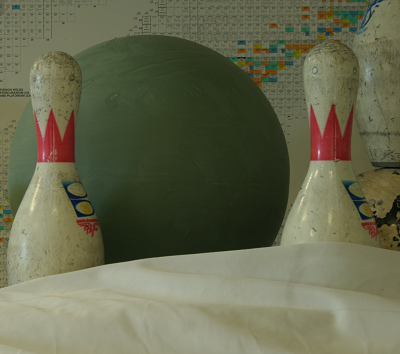
#> input picture stereo_match/a.png, 400 x 354 px
$ python ssd-stereo-match.py
#> lines starting #> are read from the running program, lines starting #| are printed output that depends on the picture
import cv2
import numpy as np

# @param first_img    the path of first image
# @param second_img   the path of second image
# @param kernel       the area of avaluation
# @param max_offset   the max offset
def ssd (first_img, second_img, kernel, max_offset):

    # load images
#> called with first_img = 'a.png', second_img = 'b.png', kernel = 3, max_offset = 30
    img1 = cv2.imread(first_img, 0)
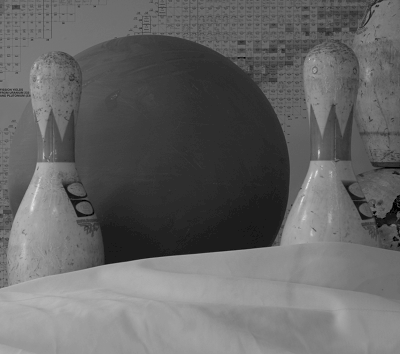
#> img1: shape (354, 400); min 0, max 240, mean 101.2
    img2 = cv2.imread(second_img, 0)
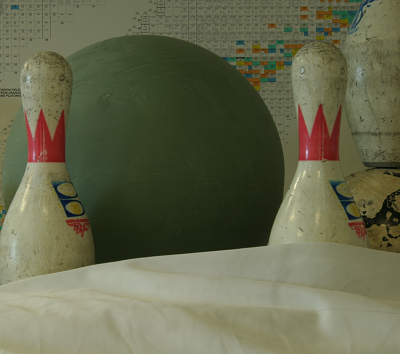
#> input picture stereo_match/b.png, 400 x 354 px
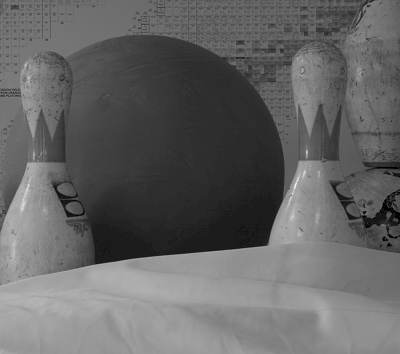
#> img2: shape (354, 400); min 0, max 244, mean 100.6

    # get sizes - assume the both images are same size
    h, w = img1.shape[:2]
#> h = 354; w = 400

    # create
    first = np.asarray(img1)
    second = np.asarray(img2)

    # create disparity map
    disparity = np.zeros ((w,h), np.uint8)
    disparity.shape = h, w

    # half of kernel
    half_kernel = int (kernel/2)
    offset_map = 255 / max_offset # map disparity to 0-355 range

    for i in range (half_kernel, h - half_kernel):
        for j in range (half_kernel, w - half_kernel):
            offset_best = 0
            ssd_prev = sys.maxint

            for off in range(max_offset):
                ssd = 0
                temp_ssd = 0

                for m in range (-half_kernel, half_kernel):
                    for n in range (-half_kernel, half_kernel):
                        ssd_temp = int(first[i+m, j+n]) - int(second[i+m, (j+n) - off ])
                        ssd += temp_ssd * temp_ssd

                if (ssd < ssd_prev):
                    ssd_prev = ssd
                    offset_best = offset

            disparity[i,j] = offset_best * offset_map
#> disparity: shape (354, 400); every value is 0

    cv2.imwrite("disparity.png", disparity)


#> (the run stopped early here; a loop or call above may not have finished)
